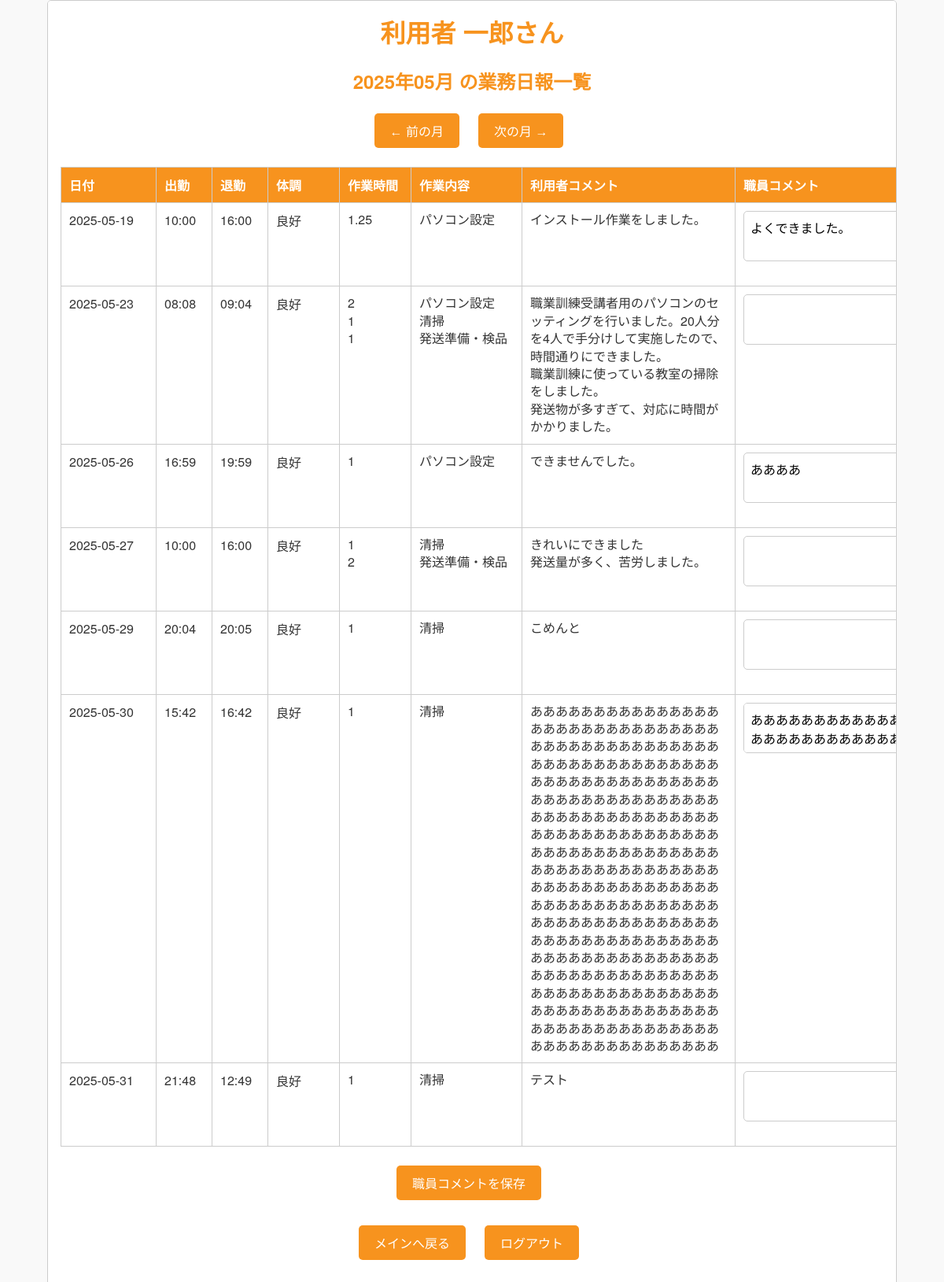
/report_list (signed in), run on an earlier commit of the app's database.
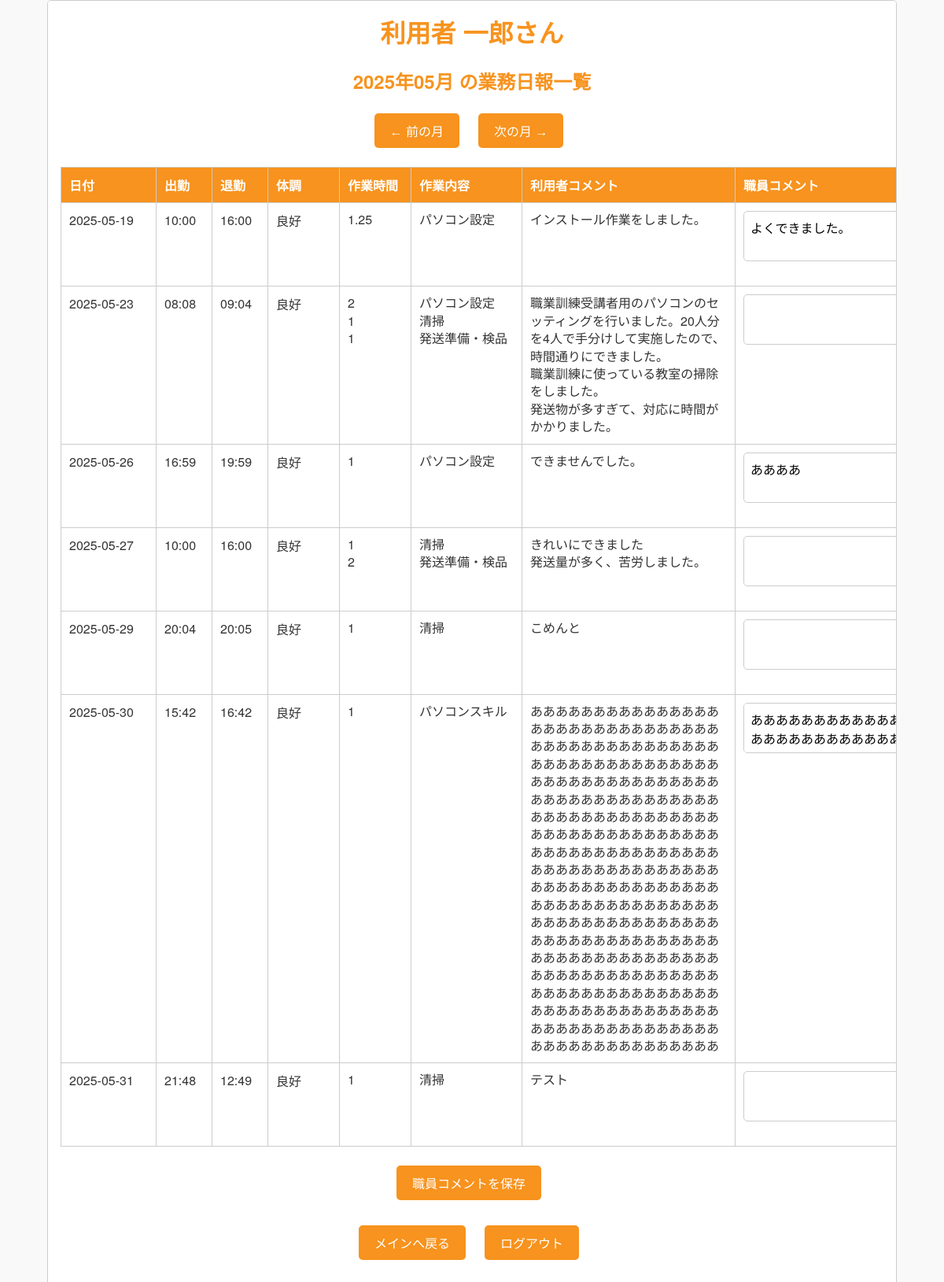
And on a later commit of the database.
### tables this page shows
CREATE TABLE users (
            user_id INTEGER PRIMARY KEY AUTOINCREMENT,
            username TEXT NOT NULL UNIQUE,
            password TEXT NOT NULL,
            name TEXT NOT NULL,
            role TEXT NOT NULL,
            created_at DATETIME DEFAULT CURRENT_TIMESTAMP
        );

CREATE TABLE reports (
            report_id INTEGER PRIMARY KEY AUTOINCREMENT,
            user_id INTEGER NOT NULL,
            report_date DATE NOT NULL,
            condition TEXT NOT NULL,
            start_time TIME NOT NULL,
            end_time TIME NOT NULL,
            work_time INTEGER NOT NULL,
            work_detail TEXT NOT NULL,
            user_comment TEXT,
            staff_comment TEXT,
            created_at DATETIME DEFAULT CURRENT_TIMESTAMP,
            updated_at DATETIME DEFAULT CURRENT_TIMESTAMP,
            FOREIGN KEY (user_id) REFERENCES users(user_id)
        );

### app.py (the view)
@app.route('/report_list', methods=['GET', 'POST'])
def report_list():
    if 'username' not in session:
        return redirect(url_for('login'))
    user_id = request.args.get('user_id')
    if user_id is not None:
        user_id = int(user_id)
    role = session.get('role')
    username = session['username']
    year = request.args.get('year', type=int)
    month = request.args.get('month', type=int)
    today = datetime.today()
    if not year or not month:
        year = today.year
        month = today.month
    first_day = datetime(year, month, 1)
    last_day = datetime(year, month, calendar.monthrange(year, month)[1])
    first_day_str = first_day.strftime('%Y-%m-%d')
    last_day_str = last_day.strftime('%Y-%m-%d')
    prev_month = first_day - timedelta(days=1)
    next_month = last_day + timedelta(days=1)
    conn = get_db()
    cursor = conn.cursor()
    if role == 'staff' and user_id:
        user_result = cursor.execute("SELECT name FROM users WHERE user_id = ?", (user_id,)).fetchone()
        display_name = user_result['name'] if user_result else '不明'
        cursor.execute('''
            SELECT r.*, u.username,
                   group_concat(t.task_duration, '\n') as task_duration,
                   group_concat(t.task_name, '\n') as task_name,
                   group_concat(t.task_note, '\n') as task_note
            FROM reports r
            JOIN users u ON r.user_id = u.user_id
            LEFT JOIN report_tasks t ON r.report_id = t.report_id
            WHERE r.user_id = ? AND r.report_date BETWEEN ? AND ?
            GROUP BY r.report_id
            ORDER BY r.report_date ASC
        ''', (user_id, first_day_str, last_day_str))
        reports = cursor.fetchall()
    else:
        cursor.execute('''
            SELECT r.*, u.username, u.name,
                   group_concat(t.task_duration, '\n') as task_duration,
                   group_concat(t.task_name, '\n') as task_name,
                   group_concat(t.task_note, '\n') as task_note
            FROM reports r
            JOIN users u ON r.user_id = u.user_id
            LEFT JOIN report_tasks t ON r.report_id = t.report_id
            WHERE u.username = ? AND r.report_date BETWEEN ? AND ?
            GROUP BY r.report_id
            ORDER BY r.report_date ASC
        ''', (username, first_day_str, last_day_str))
        reports = cursor.fetchall()
        user_result = cursor.execute("SELECT name FROM users WHERE username = ?", (username,)).fetchone()
        display_name = user_result['name'] if user_result else '不明'
    conn.close()
    return render_template('report_list.html',
                           reports=reports,
                           name=display_name,  # ← 利用者の「名前」
                           user_id=user_id,
                           display_month=f"{year}年{month:02d}月",
                           year=year,
                           month=month,
                           prev_year=prev_month.year,
                           prev_month=prev_month.month,
                           next_year=next_month.year,
                           next_month=next_month.month)

### app.py (called while the page is built)
def get_db():
    db = getattr(g, '_database', None)
    if db is None:
        base_dir = os.path.dirname(os.path.abspath(__file__))
        db_path = os.path.join(base_dir, 'your_database.db')  # ← ここは正しい DB ファイル名
        db = g._database = sqlite3.connect(db_path)
        db.row_factory = sqlite3.Row
    return db

@app.teardown_appcontext
def close_connection(exception):
    db = getattr(g, '_database', None)
    if db is not None:
        db.close()

### templates/report_list.html (shortened to what this page needs)
<!DOCTYPE html>
<html lang="ja">
<head>
    <link rel="stylesheet" href="{{ url_for('static', filename='style.css') }}">
</head>
<body>
    <div class="container_report_list">
        <h1>{{ name }}さん</h1>
        <h2>{{ display_month }} の業務日報一覧</h2>
        <div class="nav-buttons">
            <form method="get" action="{{ url_for('report_list') }}">
                <button type="submit">&#8592; 前の月</button>
            </form>
            <form method="get" action="{{ url_for('report_list') }}">
                <button type="submit">次の月 &#8594;</button>
            </form>
        </div>
        <form method="post" action="{{ url_for('update_staff_comments') }}">
            <table class="report-table">
                <thead>
                    <tr>
                        <th style="width: 100px;">日付</th>
                        <th style="width: 50px;">出勤</th>
                        <th style="width: 50px;">退勤</th>
                        <th style="width: 70px;">体調</th>
                        <th style="width: 70px;">作業時間</th>
                        <th style="width: 120px;">作業内容</th>
                        <th style="width: 250px;">利用者コメント</th>
                        <th style="width: 250px;">職員コメント</th>
                    </tr>
                </thead>
                <tbody>
                    {% for report in reports %}
                    <tr>
                        <td>{{ report['report_date'] }}</td>
                        <td>{{ report['start_time'] }}</td>
                        <td>{{ report['end_time'] }}</td>
                        <td>{{ report['condition'] }}</td>
                        <td class="multiline">{{ report['task_duration'] | replace('\n', '<br>') | safe }}</td>
                        <td class="multiline">{{ report['task_name'] | replace('\n', '<br>') | safe }}</td>
                        <td class="multiline">{{ report['task_note'] | replace('\n', '<br>') | safe }}</td>
                        <td>
                            <textarea name="staff_comment_{{ report['report_id'] }}" maxlength="300">{{ report['staff_comment'] or '' }}</textarea>
                        </td>
                    </tr>
                    {% endfor %}
                </tbody>
            </table>
            <div class="report-actions">
                <button type="submit">職員コメントを保存</button>
            </div>
        </form>
        <div class="nav-buttons">
            <form method="get" action="{{ url_for('main') }}">
                <button type="submit">メインへ戻る</button>
            </form>
            <form method="get" action="{{ url_for('logout') }}">
                <button type="submit">ログアウト</button>
            </form>
        </div>
    </div>
</body>
</html>

### static/style.css (style rules this page uses)
body { font-family: "Helvetica Neue", Arial, sans-serif; background-color: #f9f9f9; color: #333; margin: 0; padding: 0; }
h1, h2, h3, h4 { color: #F7931E; margin-top: 0; }
input[type="text"], input[type="password"], input[type="time"], textarea, select { width: 100%; padding: 10px; border: 1px solid #ccc; border-radius: 5px; margin-bottom: 1rem; box-sizing: border-box; font-size: 1rem; }
button, input[type="submit"] { background-color: #F7931E; color: #fff; border: none; padding: 10px 20px; border-radius: 5px; font-size: 1rem; cursor: pointer; margin-right: 0.5rem; transition: background-color 0.3s; }
table { width: 100%; border-collapse: collapse; margin-top: 1rem; }
th, td { padding: 10px; text-align: left; border-bottom: 1px solid #ddd; }
th { background-color: #F7931E; color: white; }
textarea { width: 100%; max-width: 100%; }
.container_report_list { width: 90%; max-width: 100%; margin: 0 auto; padding: 1rem; box-sizing: border-box; overflow-x: auto; background-color: #fff; border: 1px solid #ccc; border-radius: 5px; text-align:center; }
.multiline { white-space: pre-line; }
.nav-buttons { display: flex; justify-content: center; gap: 10px; flex-wrap: wrap; }
.nav-buttons form { display: inline-block; margin: 0; }
.report-table { table-layout: fixed; width: 100%; max-width: 100%; overflow-x: auto; border-collapse: collapse; }
.report-table th, .report-table td { border: 1px solid #ccc; padding: 10px; vertical-align: top; word-wrap: break-word; }
.report-table textarea { width: 100%; min-height: 60px; resize: vertical; font-family: inherit; font-size: 1rem; padding: 8px; border-radius: 5px; border: 1px solid #ccc; box-sizing: border-box; }
.report-actions { text-align: center; margin-top: 1.5rem; margin-bottom: 2rem; }
td.multiline { white-space: pre-wrap; line-height: 1.4; }
.nav-buttons { display: flex; justify-content: center; flex-wrap: wrap; gap: 1rem; margin-top: 1.5rem; margin-bottom: 1.5rem; }

What changed in the data, as far as the page shows it:
changed reports: task_name "清掃" → "パソコンスキル"
